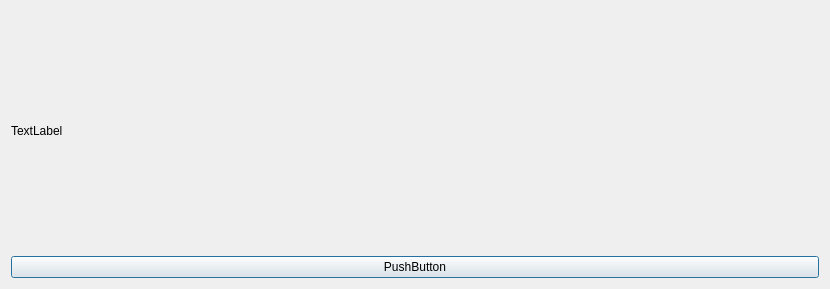
<?xml version="1.0" encoding="UTF-8"?>
<ui version="4.0">
 <class>Alert</class>
 <widget class="QDialog" name="Alert">
  <property name="geometry">
   <rect>
    <x>0</x>
    <y>0</y>
    <width>830</width>
    <height>289</height>
   </rect>
  </property>
  <property name="windowTitle">
   <string>警告</string>
  </property>
  <layout class="QVBoxLayout" name="verticalLayout_2">
   <item>
    <layout class="QVBoxLayout" name="verticalLayout">
     <item>
      <widget class="QLabel" name="label">
       <property name="text">
        <string>TextLabel</string>
       </property>
      </widget>
     </item>
     <item>
      <widget class="QPushButton" name="pushButton">
       <property name="text">
        <string>PushButton</string>
       </property>
      </widget>
     </item>
    </layout>
   </item>
  </layout>
 </widget>
 <resources/>
 <connections/>
</ui>
